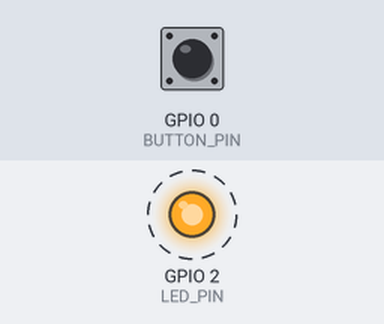
Simulated run of this sketch. Board: ESP32. Shown: output pins drawn as LEDs (lit = HIGH). Dashed ring = blinking. The test bench sets the inputs (shaded band); at power-on: GPIO 0 (BUTTON_PIN) HIGH. What the sketch prints to the serial monitor is not drawn.

Above: at 1.2 s.
1.3 s: GPIO 0 (BUTTON_PIN) pulled LOW for 0.15 s
Timing chart, 0 to 10.3 s (numbered marks = the images above; inputs shaded):
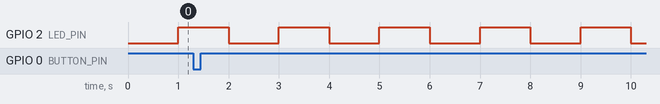

Measured:
- by itself, GPIO 2 (LED_PIN): alternates HIGH for 1.0 s and LOW for 1.0 s

The sketch:

05_millis_non_blocking.ino
```cpp
const int BUTTON_PIN = 0;
const int LED_PIN = 2;

const unsigned long BLINK_INTERVAL = 1000;

unsigned long previousBlinkTime = 0;
bool ledOn = false;

int lastButtonState = HIGH;

void setup() {
    Serial.begin(115200);

    pinMode(BUTTON_PIN, INPUT_PULLUP);
    pinMode(LED_PIN, OUTPUT);

    digitalWrite(LED_PIN, LOW);

    Serial.println("ESP32 millis non-blocking demo started");
}

void loop() {
    unsigned long currentTime = millis();

    if (currentTime - previousBlinkTime >= BLINK_INTERVAL) {
        previousBlinkTime = currentTime;

        ledOn = !ledOn;
        digitalWrite(LED_PIN, ledOn ? HIGH : LOW);

        if (ledOn) {
            Serial.println("Blink ON");
        } else {
            Serial.println("Blink OFF");
        }
    }

    int buttonState = digitalRead(BUTTON_PIN);

    if (lastButtonState == HIGH && buttonState == LOW) {
        Serial.println("BOOT pressed while blink is still running");
    }

    lastButtonState = buttonState;
}
```
